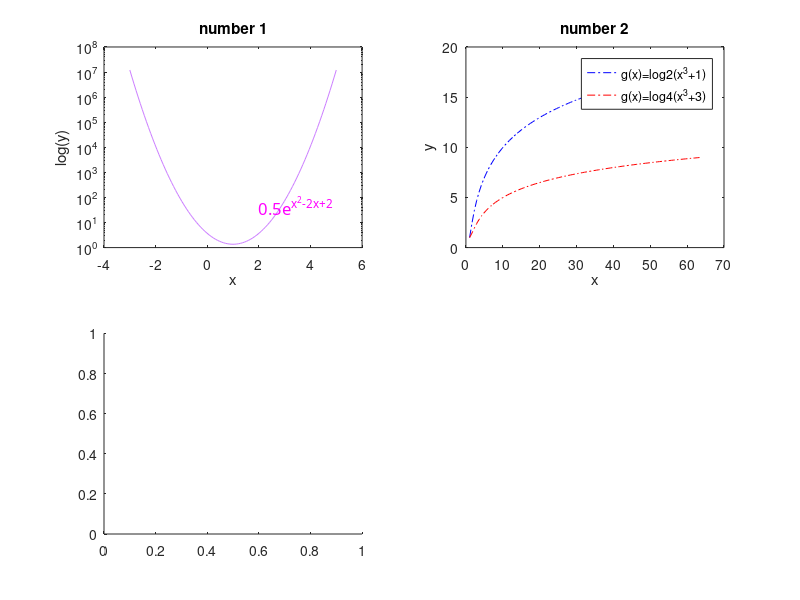

Here is the MATLAB script that generated this plot: (Note: this script raises an error after producing the figure.)
%Q4
clc;clear;close all

%define all functions :

% part A
f =@(x) 0.5*exp(x.^2 - 2.*x + 2);
%---------------------------------
% part B
g = @(x) log2(x.^3 + 1);
z = @(x) log(x.^3 + 3)/log(4); %logB(X) = logA(X) / logA(B)
%beacuse we dont have log4 in matlab
%---------------------------------
%part C
n=@(t) tan(t*(pi/4));
m=@(t) sin(t*(pi/2));
%---------------------------------
%part D
k=@(y) y.*exp(-y.*cos((8*pi).*y));


%-------------- subplot_1
subplot(2,2,1);
x = linspace(-3,5,100);
semilogy(x,f(x),'color',[.8, .5, 1])
xlabel('x');
ylabel('log(y)');
title('number 1');
text(2,50,'0.5e^{x^2-2x+2}'...
    ,'color','m','fontSize',12,'fontName','comicSans'); %set some attributes like color, font and ...

%-------------- subplot_2
subplot(2,2,2)
x = linspace(1,64,100);

plot(x,g(x),'-.b')
hold on
plot(x,z(x),'-.r')

xlabel('x');
ylabel('y');
title('number 2');
legend('g(x)=log2(x^3+1)','g(x)=log4(x^3+3)');

%-------------- subplot_3
subplot(2,2,3);
t=linspace(0,2,50);
yyaxis left
plot(t,m(t),'-.b');
hold on;
yyaxis right
plot(t,n(t),'-.m');

%-------------- subplot_4
subplot(2,2,4);
y=linspace(0,10,500);
semilogy(y,k(y),'color',[.2, .5, .5]);


